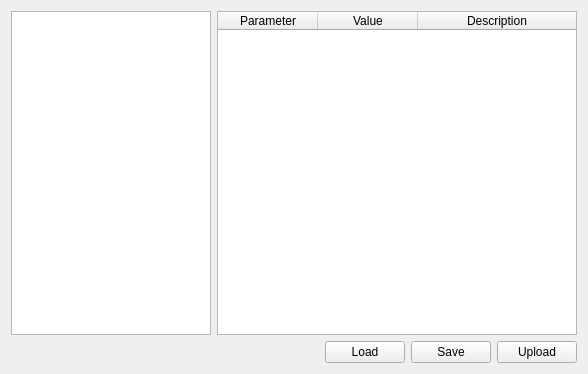
<?xml version="1.0" encoding="UTF-8"?>
<ui version="4.0">
 <class>parameterUpdate</class>
 <widget class="QWidget" name="parameterUpdate">
  <property name="geometry">
   <rect>
    <x>0</x>
    <y>0</y>
    <width>588</width>
    <height>374</height>
   </rect>
  </property>
  <property name="windowTitle">
   <string>Update Parameter</string>
  </property>
  <layout class="QGridLayout" name="gridLayout">
   <item row="2" column="5">
    <widget class="QPushButton" name="buttonUpload">
     <property name="text">
      <string>Upload</string>
     </property>
    </widget>
   </item>
   <item row="0" column="0">
    <widget class="QListWidget" name="listParameterType">
     <property name="maximumSize">
      <size>
       <width>200</width>
       <height>16777215</height>
      </size>
     </property>
     <property name="alternatingRowColors">
      <bool>false</bool>
     </property>
     <property name="resizeMode">
      <enum>QListView::Adjust</enum>
     </property>
    </widget>
   </item>
   <item row="2" column="0" colspan="2">
    <spacer name="horizontalSpacer">
     <property name="orientation">
      <enum>Qt::Horizontal</enum>
     </property>
     <property name="sizeHint" stdset="0">
      <size>
       <width>40</width>
       <height>20</height>
      </size>
     </property>
    </spacer>
   </item>
   <item row="0" column="1" colspan="5">
    <widget class="QTableWidget" name="parameterTable">
     <property name="styleSheet">
      <string notr="true"/>
     </property>
     <property name="alternatingRowColors">
      <bool>true</bool>
     </property>
     <property name="selectionMode">
      <enum>QAbstractItemView::NoSelection</enum>
     </property>
     <attribute name="horizontalHeaderStretchLastSection">
      <bool>true</bool>
     </attribute>
     <column>
      <property name="text">
       <string>Parameter</string>
      </property>
     </column>
     <column>
      <property name="text">
       <string>Value</string>
      </property>
     </column>
     <column>
      <property name="text">
       <string>Description</string>
      </property>
     </column>
    </widget>
   </item>
   <item row="2" column="4">
    <widget class="QPushButton" name="buttonSave">
     <property name="text">
      <string>Save</string>
     </property>
    </widget>
   </item>
   <item row="2" column="3">
    <widget class="QPushButton" name="buttonLoad">
     <property name="text">
      <string>Load</string>
     </property>
    </widget>
   </item>
   <item row="2" column="2">
    <spacer name="horizontalSpacer_2">
     <property name="orientation">
      <enum>Qt::Horizontal</enum>
     </property>
     <property name="sizeHint" stdset="0">
      <size>
       <width>40</width>
       <height>20</height>
      </size>
     </property>
    </spacer>
   </item>
  </layout>
 </widget>
 <resources/>
 <connections/>
</ui>
